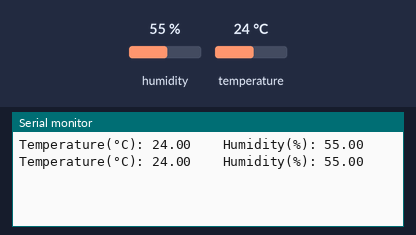
A sketch run on a simulated ESP32. Parts: the last lines printed to the serial monitor. The test bench sets the inputs (shaded band); at power-on: humidity 55 %, temperature 24 °C.

Above: at 2.8 s.
2.9 s: humidity set to 22 %
At 4.9 s:
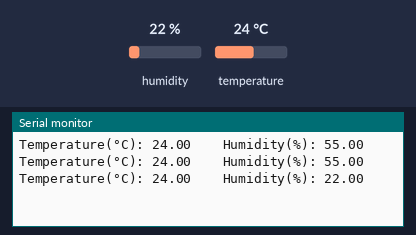
5.6 s: temperature set to 12 °C
At 6.7 s:
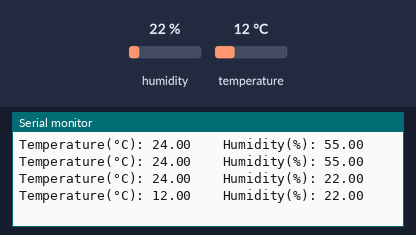
8.3 s: humidity set to 40 %
At 8.3 s:
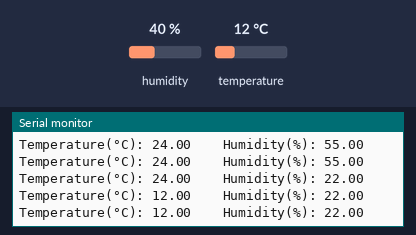
Timing chart, 0 to 11.3 s (numbered marks = the images above; inputs shaded):
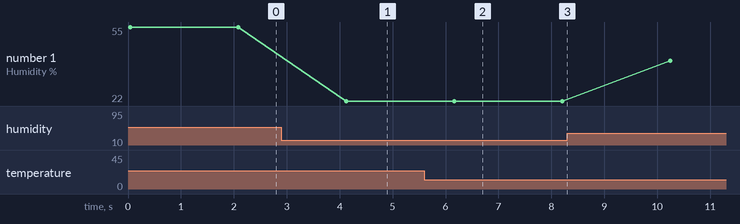

The sketch:

i2cHTU21D.ino
```cpp
/* Based on:
 * https://microcontrollerslab.com/esp32-htu21d-temperature-humidity-sensor-tutorial
 */

#include <Arduino.h>
#include <Wire.h>
#include "Adafruit_HTU21DF.h"

Adafruit_HTU21DF htu = Adafruit_HTU21DF();

void setup()
{
    Serial.begin(115200);

    if (!htu.begin())
    {
        Serial.println("Check circuit. HTU21D not found!");
        while (1)
            ;
    }
}

void loop()
{
    float temp = htu.readTemperature();
    float hum = htu.readHumidity();
    Serial.print("Temperature(°C): ");
    Serial.print(temp);
    Serial.print("\t\t");
    Serial.print("Humidity(%): ");
    Serial.println(hum);
    delay(2000);
}
```

Measured:
- after the input at 2.9 s, the serial monitor: prints a new line after 1.2 s (image 1)
- after the input at 5.6 s, the serial monitor: prints a new line after 0.56 s (image 2)
- plotted number 1: 55 → 22 after the input at 2.9 s, 22 → 40 after the input at 8.3 s
